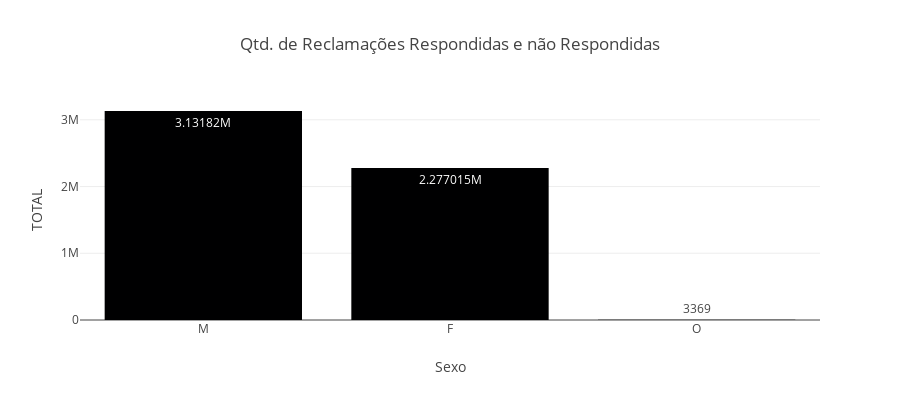

Notebook code for this chart:
### Code cell
fig = px.bar(
        DATA,
        x="Sexo",
        y="TOTAL",
        text_auto=True,
        title="Qtd. de Reclamações Respondidas e não Respondidas",
        height=400,
    )
fig.update_layout(uniformtext_minsize=8, uniformtext_mode="hide")

### Figure 1 — Plotly figure (JSON) as saved in the notebook; plotly's stock layout.template omitted (floating-point values rounded to 4 significant figures)
{"data": [{"hovertemplate": "Sexo=%{x}<br>TOTAL=%{y}<extra></extra>", "legendgroup": "", "marker": {"color": "#000001", "pattern": {"shape": ""}}, "name": "", "orientation": "v", "showlegend": false, "textposition": "auto", "texttemplate": "%{y}", "type": "bar", "x": ["M", "F", "O"], "xaxis": "x", "y": [3131820, 2277015, 3369], "yaxis": "y"}], "layout": {"barmode": "relative", "height": 400, "legend": {"tracegroupgap": 0}, "title": {"text": "Qtd. de Reclamações Respondidas e não Respondidas"}, "uniformtext": {"minsize": 8, "mode": "hide"}, "xaxis": {"anchor": "y", "domain": [0, 1], "title": {"text": "Sexo"}}, "yaxis": {"anchor": "x", "domain": [0, 1], "title": {"text": "TOTAL"}}}}
